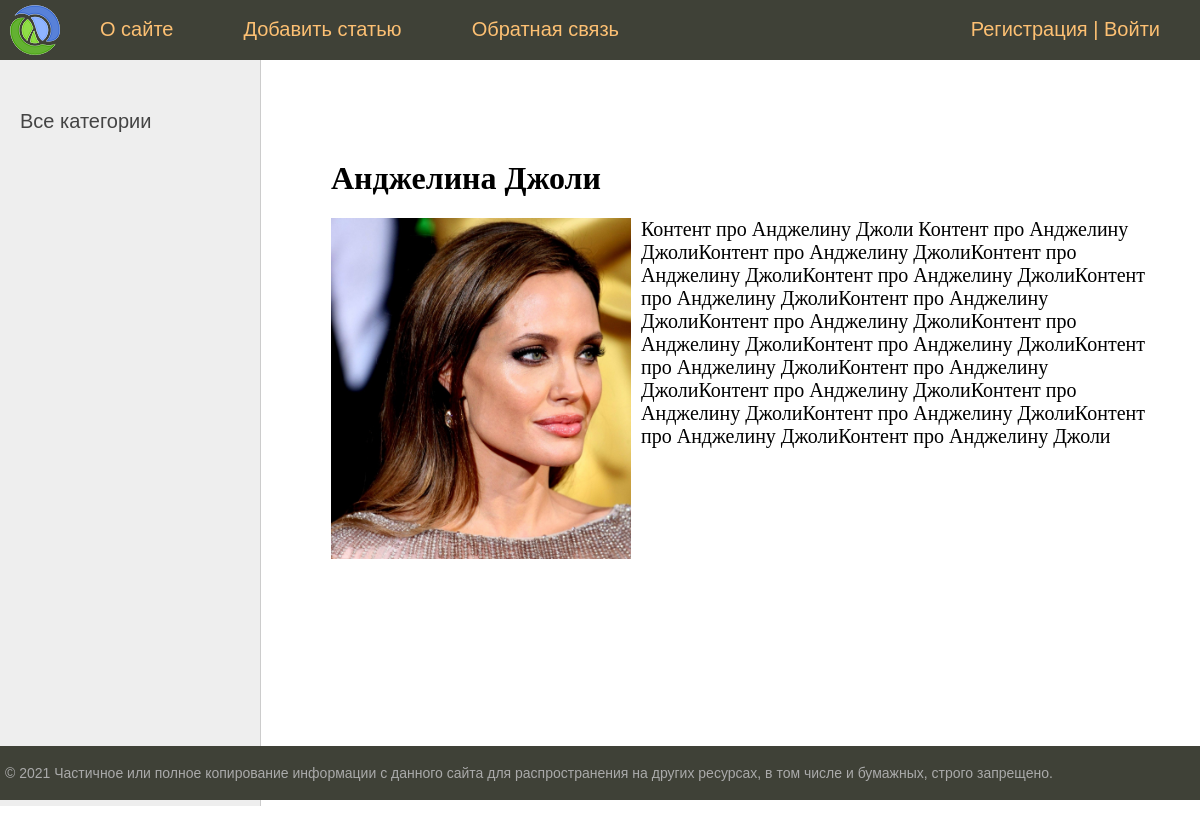
The app's page /post/andzhelina-dzholi/ with its own data.
### women/models.py (models this page shows, shortened)
class Women(models.Model):
    title = models.CharField(max_length=255, verbose_name="Заголовок")
    slug = models.SlugField(max_length=255, unique=True, verbose_name="URL")
    content = models.TextField(blank=True)
    photo = models.ImageField(upload_to="photos/%Y/%m/%d/", null=True, blank=True)
    time_create = models.DateTimeField(auto_now_add=True)
    time_update = models.DateTimeField(auto_now=True)
    is_published = models.BooleanField(default=True)
    category = models.ForeignKey('Category', on_delete=models.PROTECT, null=True)
    class Meta:
        verbose_name = 'Известные женщины'
        verbose_name_plural = 'Известные женщины'
        ordering = ['id']

### women/views.py (the view)
# urls.py: path('post/<slug:post_slug>/', ShowPost.as_view(), name='show_post'),
class ShowPost(DetailView):
    model = Women
    template_name = 'women/post.html'
    slug_url_kwarg = 'post_slug'
    context_object_name = 'post'
    def get_context_data(self, *, object_list=None, **kwargs):
        context = super().get_context_data(**kwargs)
        context['title'] = context['post'].title
        context['menu'] = menu
        return context

### women/templates/women/post.html
{% extends 'women/base.html' %}
{% block content %}
<h1>{{post.title}}</h1>
{% if post.photo %}
  <p><img class="img-article-left" src="{{post.photo.url}}"></p>
{% endif %}
{{post.content|linebreaks}}
{% endblock %}

### women/static/women/css/styles.css (style rules this page uses)
html, body { font-family: 'Arial'; margin: 0; padding: 0; height: 100%; width: 100%; color: #444; }
img { max-width: 600px; height: auto; }
img.img-article-left { max-width: 300px; height: auto; float: left; padding: 0 10px 10px 0; }
.content-text h1 { font-size: 32px; }

### records on screen
Women: title "Анджелина Джоли", photo (picture), content "Контент про Анджелину Джоли Контент про Анджелину ДжолиКонтент про Анджелину ДжолиКонтент про Анджелину ДжолиКонтент про Анджелину ДжолиКонтент про Анджелину ДжолиКонтент про Анджелину ДжолиКонтент про Анджелину ДжолиКонтент про Анджелину ДжолиКонтент про Анджелину ДжолиКонтент про Анджелину ДжолиКонтент про Анджелину ДжолиКонтент про Анджелину ДжолиКонтент про Анджелину ДжолиКонтент про Анджелину ДжолиКонтент про Анджелину ДжолиКонтент про Анджелину Джоли"

### other values on screen
{{ m.title }} "О сайте" "Добавить статью" "Обратная связь"
